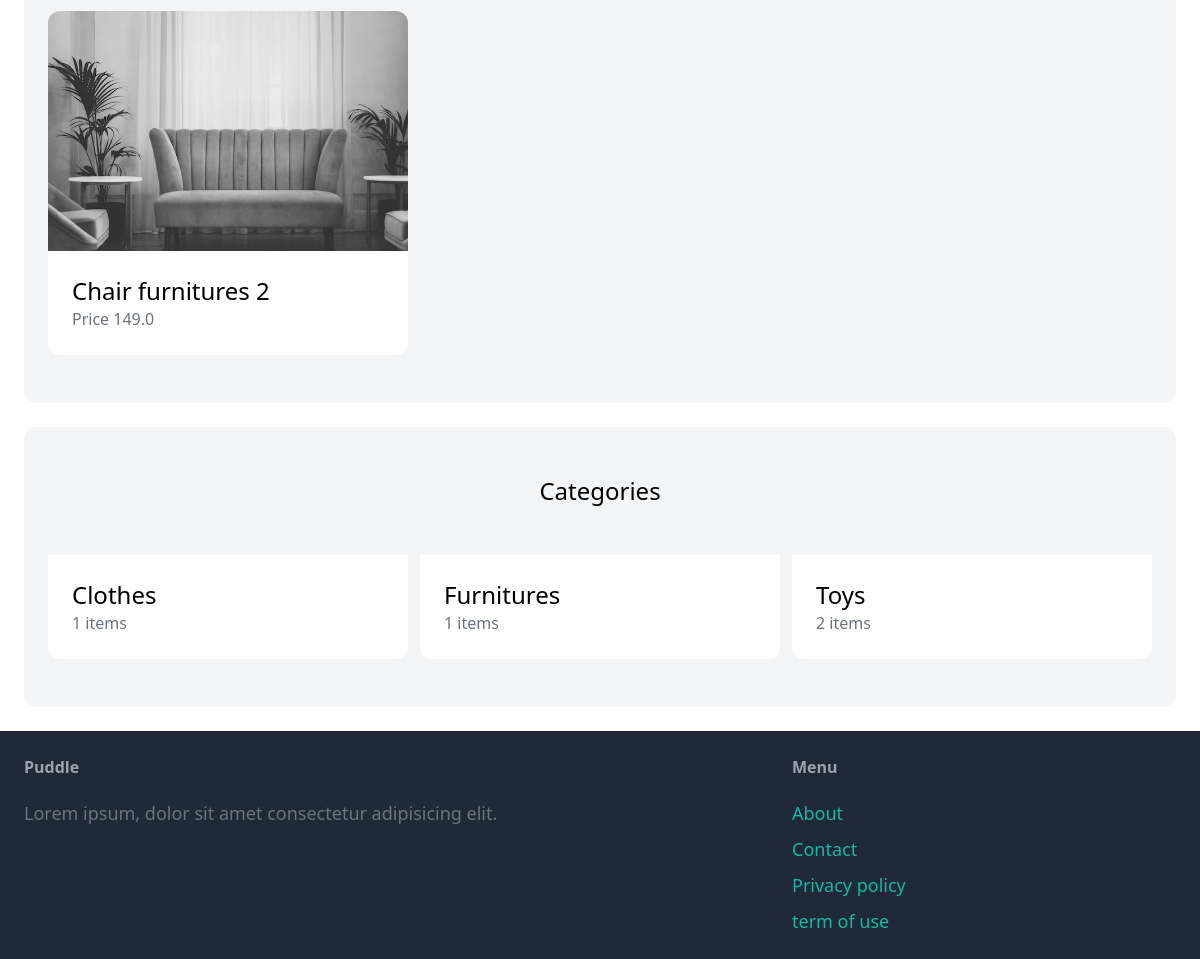
The app's page / (lower part), older data.
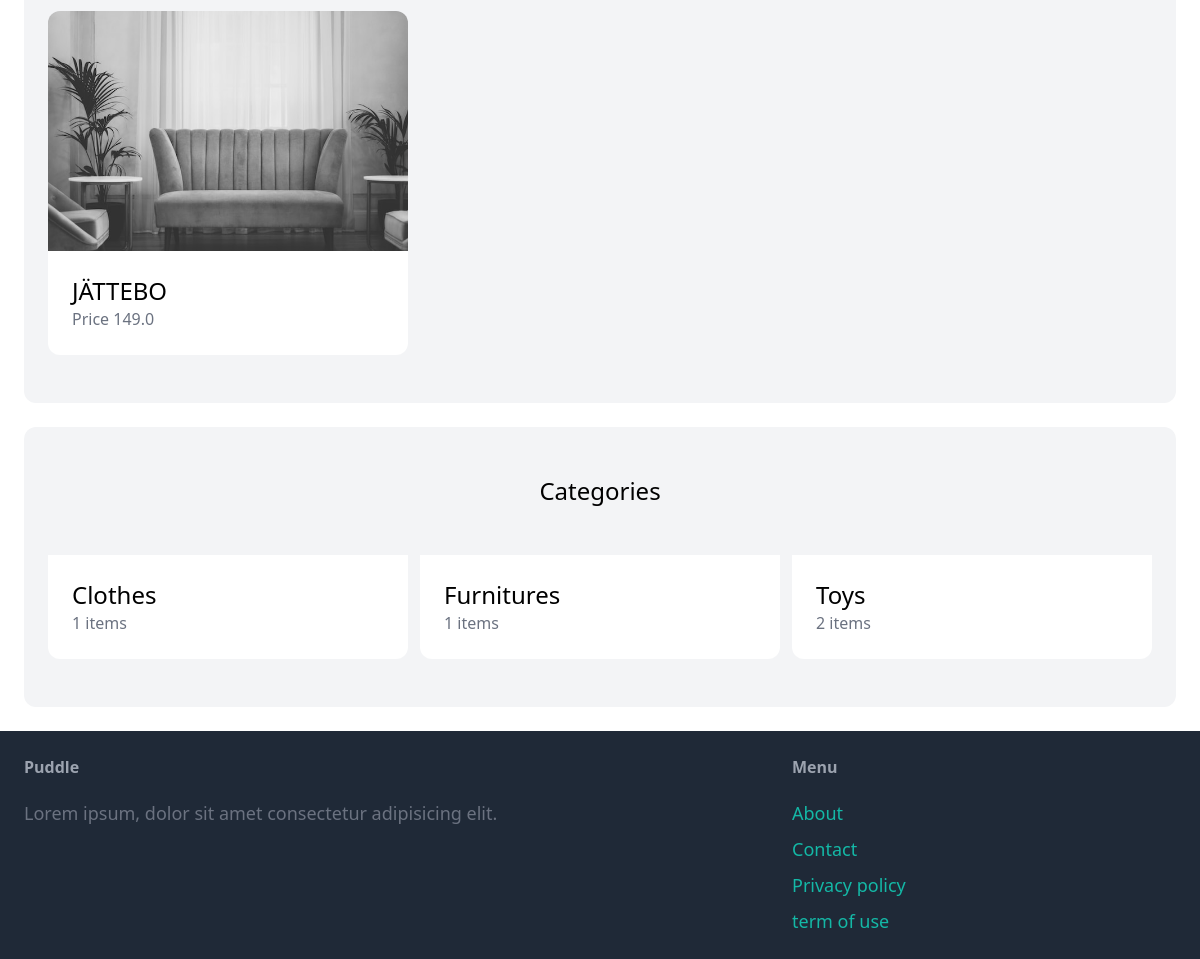
The same page, newer data.
### item/models.py (models this page shows, shortened)
class Item(models.Model):
    category = models.ForeignKey(Category, related_name='items', on_delete=models.CASCADE)
    name = models.CharField(max_length=255)
    description = models.TextField(blank=True, null=True)
    price = models.FloatField()
    image = models.ImageField(upload_to='item_images', blank=True, null=True)
    is_sold = models.BooleanField(default=False)
    created_by = models.ForeignKey(User, related_name='items', on_delete=models.CASCADE)
    created_at = models.DateTimeField(auto_now_add=True)

### core/views.py (the view)
# urls.py: path('', views.index, name='index'),
def index(request):
    items = Item.objects.filter(is_sold=False)[0:6]
    categories = Category.objects.all()
    return render(request, 'core/index.html', {
        'categories' : categories,
        'items' : items,
    })

### core/templates/core/index.html (shortened to what this page needs)
{% extends 'core/base.html'%}
{% block content %}
  <div class="mt-6 px-6 py-12 bg-gray-100 rounded-xl">
    <div class="grid grid-cols-3 gap-3">
      {% for item in items %}
        <div>
          <a href="{% url 'item:detail' item.id %}">
            <div>
              <img src="{{item.image.url}}" class="rounded-t-xl">
            </div>
            <div class="p-6 bg-white rounded-b-xl">
              <h2 class="text-2xl">{{item.name}}</h2>
              <p class="text-gray-500">Price {{item.price}}</p>
            </div>
          </a>
        </div>
      {% endfor %}
    </div>
  </div>
  <div class="mt-6 px-6 py-12 bg-gray-100 rounded-xl">
    <h2 class="mb-12 text-2xl text-center">Categories</h2>
    <div class="grid grid-cols-3 gap-3">
      {% for category in categories %}
        <div>
          <a href="#">
            <div class="p-6 bg-white rounded-b-xl">
              <h2 class="text-2xl">{{category.name}}</h2>
              <p class="text-gray-500">{{ category.items.count }} items</p>
            </div>
          </a>
        </div>
      {% endfor %}
    </div>
  </div>
{% endblock %}

Row changes from the older to the newer data that the page shows:
changed Item: name "Chair furnitures 2" → "JÄTTEBO"
